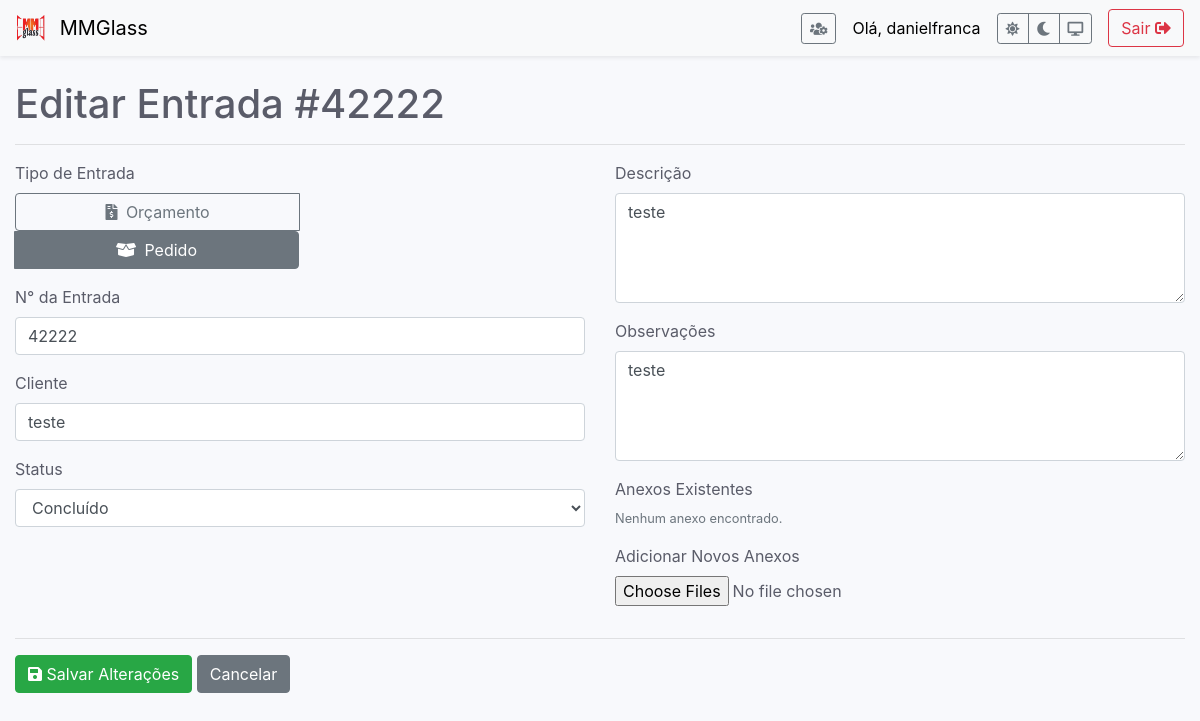
/editar/4 (signed in), run on the app's committed database.
### app.py (models this page shows)
class User(db.Model, UserMixin):
    id = db.Column(db.Integer, primary_key=True)
    username = db.Column(db.String(150), unique=True, nullable=False)
    password_hash = db.Column(db.String(150), nullable=False)
    is_admin = db.Column(db.Boolean, default=False, nullable=False)

class Entrada(db.Model):
    id = db.Column(db.Integer, primary_key=True)
    tipo = db.Column(db.String(50), nullable=False)
    numero_pedido = db.Column(db.Integer, unique=True, nullable=False)
    data_registro = db.Column(db.DateTime, nullable=False, default=datetime.utcnow)
    cliente = db.Column(db.String(100), nullable=False)
    status = db.Column(db.String(50), nullable=False, default='Não iniciado')
    descricao = db.Column(db.Text, nullable=False)
    observacoes = db.Column(db.Text, nullable=True)
    arquivado = db.Column(db.Boolean, default=False, nullable=False)
    anexos = db.relationship('Anexo', backref='entrada', lazy=True, cascade="all, delete-orphan")

### app.py (the view, shortened to what this page needs)
@app.route('/editar/<int:id>', methods=['GET', 'POST'])
@login_required
def editar_entrada(id):
    entrada = Entrada.query.get_or_404(id)
    return render_template('editar_entrada.html', entrada=entrada)

### app.py (called while the page is built)
@login_manager.user_loader
def load_user(user_id):
    return User.query.get(int(user_id))

### templates/editar_entrada.html (shortened to what this page needs)
{% extends 'base.html' %}
{% block content %}
    <h1>Editar Entrada #{{ entrada.numero_pedido }}</h1>
    <hr>
    <form method="post" enctype="multipart/form-data">
        <div class="row">
            <div class="col-md-6">
                <div class="form-group">
                    <label>Tipo de Entrada</label>
                    <div class="btn-group btn-group-toggle d-block" data-toggle="buttons">
                        <label class="btn btn-outline-secondary w-50 {% if entrada.tipo == 'Orçamento' %}active{% endif %}">
                            <input type="radio" name="tipo" value="Orçamento" required {% if entrada.tipo == 'Orçamento' %}checked{% endif %}> <i class="fas fa-file-invoice-dollar mr-1"></i> Orçamento
                        </label>
                        <label class="btn btn-outline-secondary w-50 {% if entrada.tipo == 'Pedido' %}active{% endif %}">
                            <input type="radio" name="tipo" value="Pedido" {% if entrada.tipo == 'Pedido' %}checked{% endif %}> <i class="fas fa-box-open mr-1"></i> Pedido
                        </label>
                    </div>
                </div>
                <div class="form-group">
                    <label for="numero_pedido">N° da Entrada</label>
                    <input type="text" name="numero_pedido" id="numero_pedido" class="form-control" value="{{ entrada.numero_pedido }}" required>
                </div>
                <div class="form-group">
                    <label for="cliente">Cliente</label>
                    <input type="text" name="cliente" id="cliente" class="form-control" value="{{ entrada.cliente }}" required>
                </div>
                <div class="form-group">
                    <label for="status">Status</label>
                    <select name="status" id="status" class="form-control">
                        <option value="Concluído" {% if entrada.status == 'Concluído' %}selected{% endif %}>Concluído</option>
                    </select>
                </div>
            </div>
            <div class="col-md-6">
                <div class="form-group">
                    <label for="descricao">Descrição</label>
                    <textarea name="descricao" id="descricao" class="form-control" required rows="4">{{ entrada.descricao }}</textarea>
                </div>
                <div class="form-group">
                    <label for="observacoes">Observações</label>
                    <textarea name="observacoes" id="observacoes" class="form-control" rows="4">{{ entrada.observacoes or '' }}</textarea>
                </div>
                <div class="form-group">
                    <label>Anexos Existentes</label>
                    {% if entrada.anexos %}
                        <ul class="list-group mb-3">
                        {% for anexo in entrada.anexos %}
                            <li class="list-group-item d-flex justify-content-between align-items-center">
                                <a href="{{ url_for('uploaded_file', filename=anexo.filename) }}" target="_blank">{{ anexo.filename }}</a>
                                <form action="{{ url_for('excluir_anexo', anexo_id=anexo.id) }}" method="POST" onsubmit="return confirm('Tem a certeza que deseja excluir este anexo?');">
                                    <button type="submit" class="btn btn-danger btn-sm"><i class="fas fa-trash-alt"></i></button>
                                </form>
                            </li>
                        {% endfor %}
                        </ul>
                    {% else %}
                        <p class="text-muted small">Nenhum anexo encontrado.</p>
                    {% endif %}
                </div>
                <div class="form-group">
                    <label for="anexos">Adicionar Novos Anexos</label>
                    <input type="file" name="anexos" id="anexos" class="form-control-file" multiple>
                </div>
            </div>
        </div>
        <hr>
        <button type="submit" class="btn btn-success"><i class="fas fa-save"></i> Salvar Alterações</button>
        <a href="{{ url_for('index') }}" class="btn btn-secondary">Cancelar</a>
    </form>
{% endblock %}

### templates/base.html (shortened to what this page needs)
<!doctype html>
<html lang="pt" data-theme="light">
<head>
    <link rel="stylesheet" href="https://stackpath.bootstrapcdn.com/bootstrap/4.5.2/css/bootstrap.min.css">
    <link rel="stylesheet" href="https://cdnjs.cloudflare.com/ajax/libs/font-awesome/5.15.4/css/all.min.css">
</head>
<body>
    <nav class="navbar navbar-light mb-4 shadow-sm">
        <a class="navbar-brand" href="{{ url_for('index') }}">
            <img src="{{ url_for('static', filename='images/logo.png') }}" width="30" height="30" class="d-inline-block align-top mr-2" alt="Logo MMGlass">
            MMGlass
        </a>
        <div class="d-flex align-items-center">
            {% if current_user.is_authenticated %}
                {% if current_user.is_admin %}
                <a href="{{ url_for('gerir_usuarios') }}" class="btn btn-outline-secondary btn-sm mr-3" title="Gerir Utilizadores">
                    <i class="fas fa-users-cog"></i>
                </a>
                {% endif %}
                <span class="navbar-text mr-3">Olá, {{ current_user.username }}</span>
                <div class="btn-group btn-group-sm mr-3" role="group">
                    <button type="button" class="btn btn-outline-secondary" id="theme-light" title="Tema Claro"><i class="fas fa-sun"></i></button>
                    <button type="button" class="btn btn-outline-secondary" id="theme-dark" title="Tema Escuro"><i class="fas fa-moon"></i></button>
                    <button type="button" class="btn btn-outline-secondary" id="theme-auto" title="Tema do Sistema"><i class="fas fa-desktop"></i></button>
                </div>
                <a href="{{ url_for('logout') }}" class="btn btn-outline-danger">Sair <i class="fas fa-sign-out-alt"></i></a>
            {% endif %}
        </div>
    </nav>
    <div class="container-fluid">
        {% block content %}{% endblock %}
    </div>
</body>
</html>

### templates/base.html (style rules this page uses)
:root { --bg-color: #f8f9fc;--text-color: #5a5c69;--card-bg: #fff;--table-bg: #fff;--border-color: #e3e6f0;--navbar-bg: #f8f9fa; --navbar-text: #000;--dropdown-hover-bg: #f8f9fa; }
body { background-color: var(--bg-color); color: var(--text-color); transition: background-color 0.2s ease, color 0.2s ease; }
.navbar { background-color: var(--navbar-bg) !important; }
.navbar-light .navbar-brand, .navbar-light .navbar-text { color: var(--navbar-text) !important; }

### data on the page
User: username "danielfranca"
Entrada: numero_pedido "42222", cliente "teste", status "Concluído", descricao "teste", observacoes "teste"
